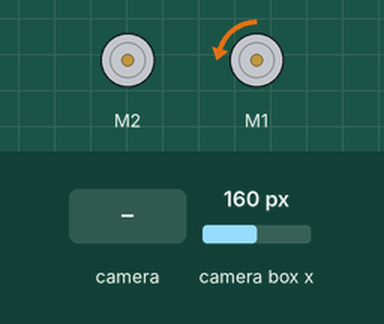
Bench run of a program on a simulated BBC micro:bit (MakeCode). Shown: 2 × DC motor (green arrow = forward, orange = backward, longer = faster). The test bench sets the inputs (shaded band); at power-on: camera box x 160 px.

Above: at 1.2 s.
1.3 s: the camera recognises learned object ID1 for 2 s
At 1.8 s:
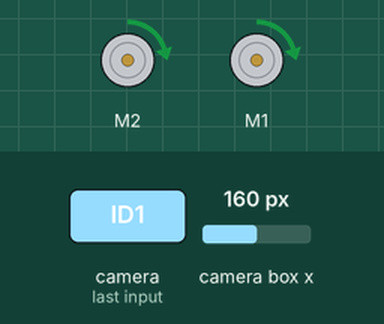
Timing chart, 0 to 4.8 s (numbered marks = the images above; inputs shaded):
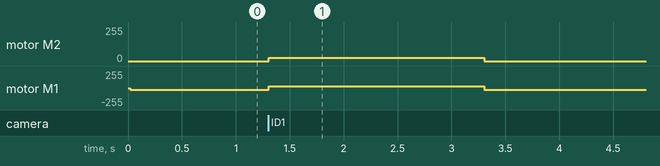

Measured:
- after the input at 1.3 s, motor M2: stopped → forward 25/255 at once, → stopped 2.0 s later; motor M1: backward 25/255 → forward 25/255 at once, → backward 25/255 2.0 s later

The program:

main.ts
```typescript
huskylens.initI2c()
huskylens.initMode(protocolAlgorithm.ALGORITHM_FACE_RECOGNITION)
basic.forever(function () {
    huskylens.request()
    if (huskylens.readeBox(1, Content1.xCenter) > 80 && huskylens.readeBox(1, Content1.xCenter) < 240) {
        maqueen.motorRun(maqueen.Motors.M1, maqueen.Dir.CW, 25)
        maqueen.motorRun(maqueen.Motors.M2, maqueen.Dir.CW, 25)
    } else if (huskylens.readeBox(1, Content1.xCenter) < 241) {
        maqueen.motorRun(maqueen.Motors.M2, maqueen.Dir.CW, 0)
        maqueen.motorRun(maqueen.Motors.M1, maqueen.Dir.CCW, 25)
    } else if (huskylens.readeBox(1, Content1.xCenter) > 79) {
        maqueen.motorRun(maqueen.Motors.M2, maqueen.Dir.CCW, 25)
        maqueen.motorRun(maqueen.Motors.M1, maqueen.Dir.CW, 0)
    } else {
        maqueen.motorRun(maqueen.Motors.All, maqueen.Dir.CW, 0)
    }
})
```

test.ts
```typescript
// les tests vont ici ; cela ne sera pas compilé si ce paquet est utilisé en tant qu'extension.
```
